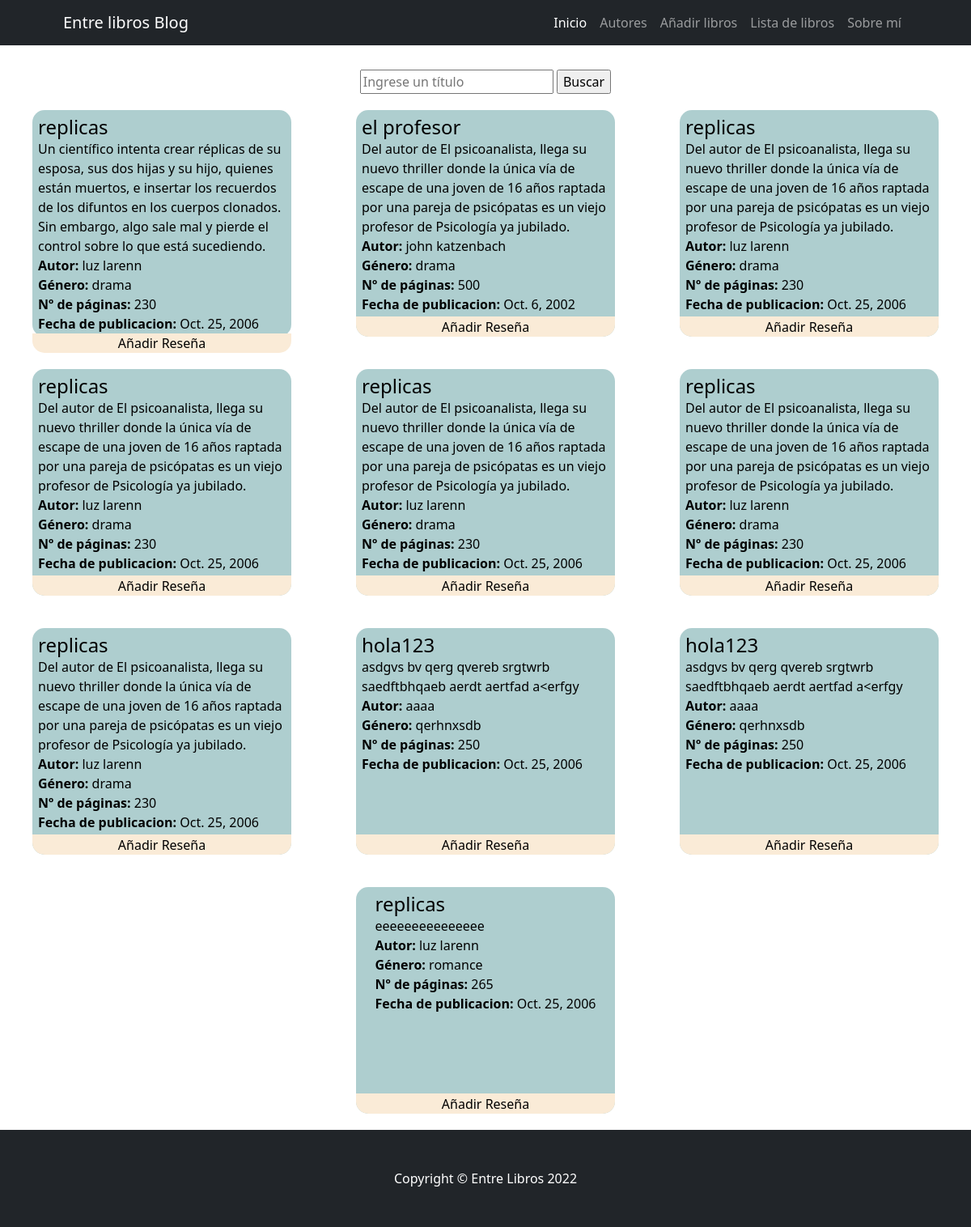
Page /libros-lista/ on the committed database.
### myApp/models.py (models this page shows)
class Libro(models.Model):
    generos = (
        ('terror', 'terror'),
        ('romance', 'romance'),
        ('drama', 'drama'),
        ('comics', 'comics'),
        ('ficcion', 'ficcion'),
        ('infantil', 'infantil'),
        ('historia', 'historia'),
        ('juvenil', 'juvenil'),
    )
    titulo = models.CharField(max_length=100)
    autor = models.CharField(max_length=100)
    fecha_publicacion = models.DateField()
    paginas = models.IntegerField()
    sinopsis = models.TextField()
    genero = models.CharField(max_length=40, choices=generos)

### myApp/views.py (the view)
# urls.py: path('libros-lista/', views.mostrarLibros, name = 'mostrarLibros'),
def mostrarLibros(request):
    posts = Libro.objects.all()
    print(posts)
    return render(request, 'posts.html', {'posts': posts})

### templates/posts.html
{% extends 'padre.html' %} {%load static %} {% block contenidoDinamico %}
<div style="display: flex; justify-content: center; margin-top: 30px">
  <form action="search/" method="GET">
    <input
      type="text"
      name="titulo"
      id="titulo"
      placeholder="Ingrese un título"
    />
    <input type="submit" value="Buscar" />
  </form>
</div>
<div style="display: flex; flex-wrap: wrap; justify-content: space-around">
  {% for post in posts%}
  <div
    style="
      background-color: rgba(95, 158, 160, 0.507);
      max-height: 280px;
      height: 280px;
      max-width: 320px;
      width: 320px;
      margin: 20px;
      display: flex;
      justify-content: space-between;
      flex-direction: column;
      align-items: center;
      border-radius: 15px;
    "
  >
    <div
      style="
        display: flex;
        justify-content: center;
        flex-direction: column;
        margin: 7px;
        margin-bottom: 0;
      "
    >
      <h4 style="color: black; margin: 0px">{{post.titulo}}</h4>
      <p style="color: black; margin: 0px">{{post.sinopsis}}</p>
      <p style="color: black; margin: 0px"><b>Autor:</b> {{post.autor}}</p>
      <p style="color: black; margin: 0px"><b> Género:</b> {{post.genero}}</p>
      <p style="color: black; margin: 0px">
        <b>Nº de páginas:</b> {{post.paginas}}
      </p>
      <p style="color: black; margin: 0px">
        <b>Fecha de publicacion:</b> {{post.fecha_publicacion}}
      </p>
    </div>
    <div
      style="
        background-color: antiquewhite;
        width: 100%;
        display: flex;
        justify-content: center;
        align-items: flex-end;
        border-radius: 0px 0px 15px 15px;
        height: 25px;
      "
    >
      <a href="{% url 'Reseñas' %}" style="text-decoration: none; color: black"
        >Añadir Reseña</a
      >
    </div>
  </div>
  {% endfor %}
</div>
{% endblock %}

### rows in the picture
Libro: titulo "replicas", sinopsis "Un científico intenta crear réplicas de su esposa, sus dos hijas y su hijo, quienes están muertos, e insertar los recuerdos de los difuntos en los cuerpos clonados. Sin embargo, algo sale mal y pierde el control sobre lo que está sucediendo.", autor "luz larenn", genero "drama", paginas "230", fecha_publicacion "Oct. 25, 2006"
Libro: titulo "el profesor", sinopsis "Del autor de El psicoanalista, llega su nuevo thriller donde la única vía de escape de una joven de 16 años raptada por una pareja de psicópatas es un viejo profesor de Psicología ya jubilado.", autor "john katzenbach", genero "drama", paginas "500", fecha_publicacion "Oct. 6, 2002"
Libro: titulo "replicas", sinopsis "Del autor de El psicoanalista, llega su nuevo thriller donde la única vía de escape de una joven de 16 años raptada por una pareja de psicópatas es un viejo profesor de Psicología ya jubilado.", autor "luz larenn", genero "drama", paginas "230", fecha_publicacion "Oct. 25, 2006"
Libro: titulo "replicas", sinopsis "Del autor de El psicoanalista, llega su nuevo thriller donde la única vía de escape de una joven de 16 años raptada por una pareja de psicópatas es un viejo profesor de Psicología ya jubilado.", autor "luz larenn", genero "drama", paginas "230", fecha_publicacion "Oct. 25, 2006"
Libro: titulo "replicas", sinopsis "Del autor de El psicoanalista, llega su nuevo thriller donde la única vía de escape de una joven de 16 años raptada por una pareja de psicópatas es un viejo profesor de Psicología ya jubilado.", autor "luz larenn", genero "drama", paginas "230", fecha_publicacion "Oct. 25, 2006"
Libro: titulo "replicas", sinopsis "Del autor de El psicoanalista, llega su nuevo thriller donde la única vía de escape de una joven de 16 años raptada por una pareja de psicópatas es un viejo profesor de Psicología ya jubilado.", autor "luz larenn", genero "drama", paginas "230", fecha_publicacion "Oct. 25, 2006"
Libro: titulo "replicas", sinopsis "Del autor de El psicoanalista, llega su nuevo thriller donde la única vía de escape de una joven de 16 años raptada por una pareja de psicópatas es un viejo profesor de Psicología ya jubilado.", autor "luz larenn", genero "drama", paginas "230", fecha_publicacion "Oct. 25, 2006"
Libro: titulo "hola123", sinopsis "asdgvs bv qerg qvereb srgtwrb saedftbhqaeb aerdt aertfad a<erfgy", autor "aaaa", genero "qerhnxsdb", paginas "250", fecha_publicacion "Oct. 25, 2006"
Libro: titulo "hola123", sinopsis "asdgvs bv qerg qvereb srgtwrb saedftbhqaeb aerdt aertfad a<erfgy", autor "aaaa", genero "qerhnxsdb", paginas "250", fecha_publicacion "Oct. 25, 2006"
Libro: titulo "replicas", sinopsis "eeeeeeeeeeeeeee", autor "luz larenn", genero "romance", paginas "265", fecha_publicacion "Oct. 25, 2006"
